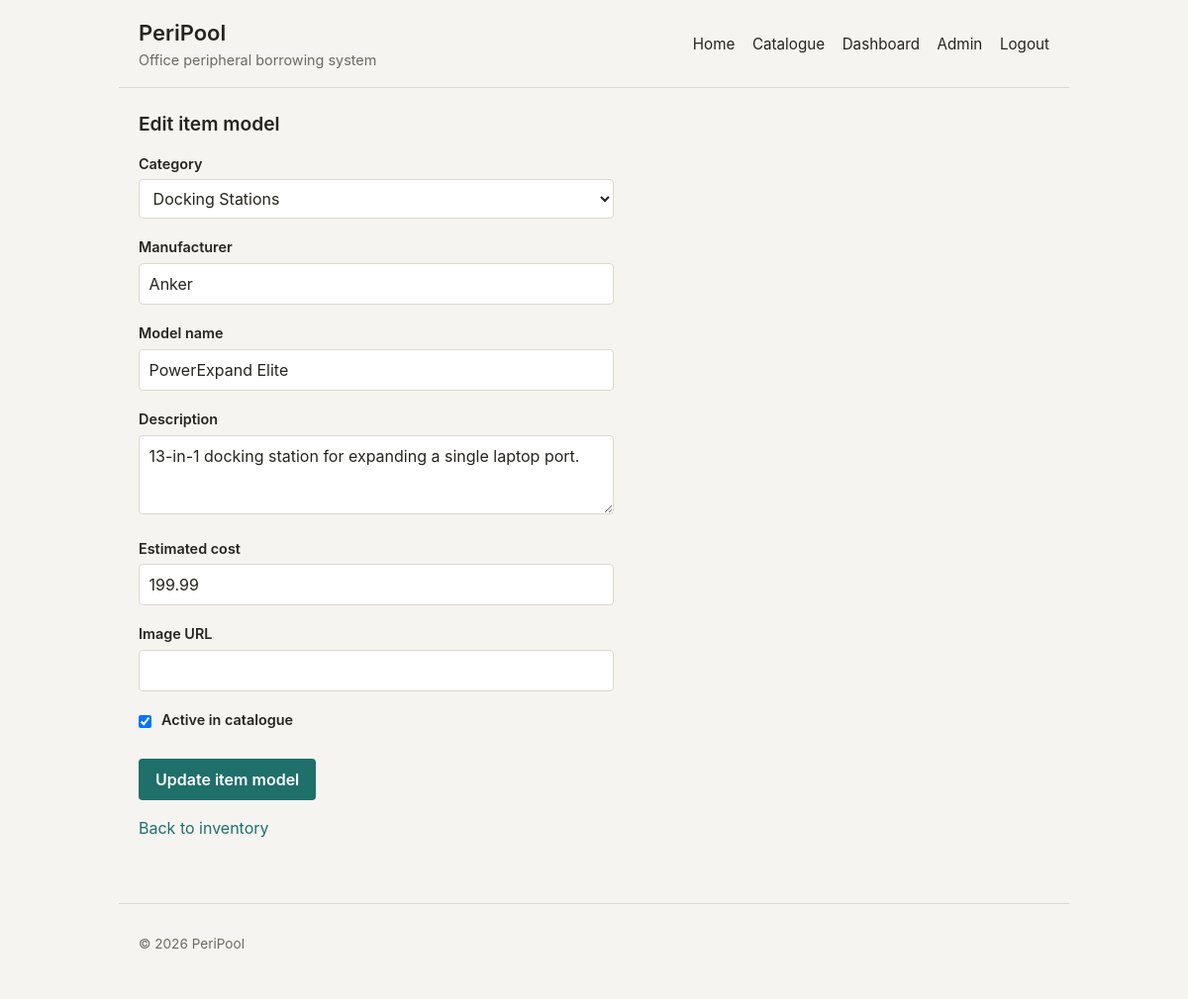
Screenshot of /admin/item-models/21/edit (signed in) with the database file from the repository.
### app/models.py (models this page shows, shortened)
class ItemModel(db.Model):
    __tablename__ = "item_models"
    id = db.Column(db.Integer, primary_key=True)
    category_id = db.Column(db.Integer, db.ForeignKey("categories.id"), nullable=False)
    manufacturer = db.Column(db.String(100), nullable=False)
    model_name = db.Column(db.String(150), nullable=False)
    description = db.Column(db.Text)
    cost = db.Column(db.Numeric(10, 2))
    image_url = db.Column(db.String(500))
    is_active = db.Column(db.Boolean, nullable=False, default=True)
    created_at = db.Column(db.DateTime, nullable=False, default=get_utc_now)
    updated_at = db.Column(
        db.DateTime,
        nullable=False,
        default=get_utc_now,
        onupdate=get_utc_now
    )
    category = db.relationship("Category", back_populates="item_models")
    item_units = db.relationship("ItemUnit", back_populates="item_model")
    reviews = db.relationship("ItemReview", back_populates="item_model")
    __table_args__ = (
        db.UniqueConstraint(
            "manufacturer",
            "model_name",
            name="uq_item_models_manufacturer_model_name"
        ),
    )

### app/blueprints/admin.py (the view, shortened to what this page needs)
@admin.route('/item-models/new', methods=['GET', 'POST'])
@admin.route('/item-models/<int:item_model_id>/edit', methods=['GET', 'POST'])
@admin_required
def item_model_form(item_model_id=None):
    item_model = db.get_or_404(ItemModel, item_model_id) if item_model_id else None
    categories = Category.query.order_by(Category.name).all()
    if not categories:
        flash('Create a category before adding an item model.', 'warning')
        return redirect(url_for('admin.inventory'))
    form = ItemModelForm(obj=item_model, item_model_id=item_model_id)
    form.category_id.choices = [(category.id, category.name) for category in categories]
    return render_template('admin_item_model_form.html', form=form, item_model=item_model)

### app/forms.py (shortened to what this page needs)
class ItemModelForm(FlaskForm):
    category_id = SelectField('Category', coerce=int, validators=[DataRequired()], render_kw={'required': True})
    manufacturer = StringField(
        'Manufacturer',
        filters=[_strip],
        validators=[DataRequired(message='Manufacturer and model name are required.'), Length(max=100)],
        render_kw={'required': True}
    )
    model_name = StringField(
        'Model name',
        filters=[_strip],
        validators=[DataRequired(message='Manufacturer and model name are required.'), Length(max=150)],
        render_kw={'required': True}
    )
    description = TextAreaField('Description', filters=[_strip])
    cost = DecimalField(
        'Estimated cost',
        validators=[Optional(), NumberRange(min=0, message='Cost cannot be negative.')]
    )
    image_url = StringField('Image URL', filters=[_strip], validators=[Optional(), Length(max=500)])
    is_active = BooleanField('Active in catalogue', default=True)
    def __init__(self, *args, item_model_id=None, **kwargs):
        super().__init__(*args, **kwargs)
        self.item_model_id = item_model_id

### app/forms.py (called while the page is built)
def _strip(value):
    return value.strip() if value else value

### app/models.py (called while the page is built)
@login_manager.user_loader
def load_user(user_id):
    return db.session.get(User, int(user_id))

### app/templates/admin_item_model_form.html (shortened to what this page needs)
{% extends "base.html" %}
{% from "macros.html" import render_field %}
{% block content %}
<section>
    {% if item_model %}
        <h2>Edit item model</h2>
    {% else %}
        <h2>Add item model</h2>
    {% endif %}
    <form method="post">
        {{ render_field(form.category_id) }}
        {{ render_field(form.manufacturer) }}
        {{ render_field(form.model_name) }}
        {{ render_field(form.description) }}
        {{ render_field(form.cost) }}
        {{ render_field(form.image_url) }}
        <p>
            <label>
                {{ form.is_active() }}
                Active in catalogue
            </label>
        </p>
        <button type="submit">
            {% if item_model %}Update item model{% else %}Create item model{% endif %}
        </button>
    </form>
    <p>
        <a href="{{ url_for('admin.inventory') }}">Back to inventory</a>
    </p>
</section>
{% endblock %}

### app/templates/macros.html (shortened to what this page needs)
{% macro render_field(field) %}
    <p>
        {{ field.label }}<br>
        {{ field() }}
    </p>
{% endmacro %}

### app/static/css/style.css (style rules this page uses)
:root { --color-bg: #f5f4f0; --color-surface: #ffffff; --color-surface-muted: #eeece5; --color-text: #26241f; --color-text-muted: #6b6a62; --color-border: #dcd8cd; --color-accent: #1f6f6b; --color-accent-hover: #17534f; --color-accent-contrast: #ffffff; --color-focus-ring: rgba(31, 111, 107, 0.25); --color-success-bg: #eaf3ea; --color-success-text: #2f5f33; --color-success-border: #4b8f52; --color-danger-bg: #f7e9e6; --color-danger-text: #7a3122; --color-danger-border: #b5493a; --color-warning-bg: #f7efe0; --color-warning-text: #6b4c14; --color-warning-border: #a97a1f; --color-info-bg: #e8eef2; --color-info-text: #2c4a5c; --color-info-border: #3d6b8a; --radius: 4px; --max-width: 960px; }
* { box-sizing: border-box; }
body { margin: 0; background: var(--color-bg); color: var(--color-text); font-family: -apple-system, BlinkMacSystemFont, "Segoe UI", Roboto, "Helvetica Neue", Arial, sans-serif; font-size: 16px; line-height: 1.5; }
h1, h2, h3 { line-height: 1.25; font-weight: 600; }
h2 { font-size: 1.2rem; margin-top: 0; }
a { color: var(--color-accent); text-decoration: none; }
section { margin-bottom: 1rem; }
form { max-width: 30rem; }
label { font-weight: 600; font-size: 0.9rem; }
input, select, textarea { width: 100%; margin-top: 0.3rem; padding: 0.5rem 0.6rem; background: var(--color-surface); color: var(--color-text); border: 1px solid var(--color-border); border-radius: var(--radius); font: inherit; }
textarea { min-height: 5rem; resize: vertical; }
input[type="checkbox"] { width: auto; margin: 0 0.4rem 0 0; vertical-align: middle; }
button, .button { display: inline-block; margin-top: 0.75rem; padding: 0.5rem 1rem; background: var(--color-accent); color: var(--color-accent-contrast); border: 1px solid transparent; border-radius: var(--radius); font: inherit; font-weight: 600; cursor: pointer; }

### rows the page displays
ItemModel: category_id "Docking Stations", manufacturer "Anker", model_name "PowerExpand Elite", description "13-in-1 docking station for expanding a single laptop port.", cost "199.99"

### other values shown
{{ field.label }} "Category Manufacturer Model name Description Estimated cost Image URL"
